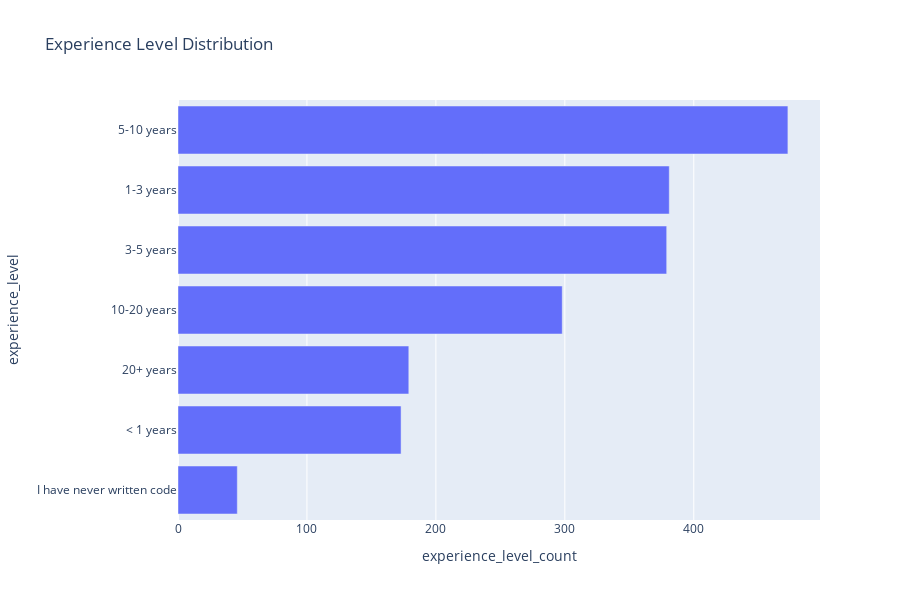

Notebook code cell kept with this figure:
### Markdown cell above
### Experience Level and their Geography.
* **25%** of our Data Scientist respondent have over **5-10 years of experience writing code or programming**, this is to say every of the response are valid👌🏾.

* The country concentration, count each Data Scientist country in the dataset. The most geography population of Data Scientist that filled the survey are from **India and USA** having approximately, **29% and 18%** respectively.

### Code cell
dist_graph(ds_data, 'Q11', 'experience_level', 'experience_level_count', 'Experience Level Distribution')

### Figure 1 — Plotly figure (JSON) as saved in the notebook; plotly's stock layout.template omitted (floating-point values rounded to 4 significant figures)
{"data": [{"alignmentgroup": "True", "customdata": [[24.52], [19.75], [19.65], [15.45], [9.28], [8.97], [2.38]], "hovertemplate": "experience_level_count=%{x}<br>experience_level=%{y}<br>pertcg=%{customdata[0]}<extra></extra>", "legendgroup": "", "marker": {"color": "#636efa", "pattern": {"shape": ""}}, "name": "", "offsetgroup": "", "orientation": "h", "showlegend": false, "textposition": "auto", "type": "bar", "x": [473, 381, 379, 298, 179, 173, 46], "xaxis": "x", "y": ["5-10 years", "1-3 years", "3-5 years", "10-20 years", "20+ years", "< 1 years", "I have never written code"], "yaxis": "y"}], "layout": {"barmode": "relative", "height": 600, "legend": {"tracegroupgap": 0}, "title": {"text": "Experience Level Distribution"}, "width": 900, "xaxis": {"anchor": "y", "domain": [0, 1], "title": {"text": "experience_level_count"}}, "yaxis": {"anchor": "x", "autorange": "reversed", "domain": [0, 1], "title": {"text": "experience_level"}}}}
